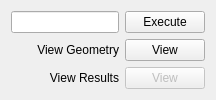
     <widget class="QWidget" name="gridLayoutWidget_3">
      <layout class="QGridLayout" name="gridLayout_3">
       <item row="0" column="0">
        <widget class="QLineEdit" name="command_input_lineEdit"/>
       </item>
       <item row="1" column="0">
        <widget class="QLabel" name="label_59">
         <property name="text">
          <string>View Geometry</string>
         </property>
         <property name="alignment">
          <set>Qt::AlignRight|Qt::AlignTrailing|Qt::AlignVCenter</set>
         </property>
        </widget>
       </item>
       <item row="1" column="1">
        <widget class="QPushButton" name="open_paraview_Button">
         <property name="text">
          <string>View</string>
         </property>
        </widget>
       </item>
       <item row="0" column="1">
        <widget class="QPushButton" name="pushButton">
         <property name="text">
          <string>Execute</string>
         </property>
        </widget>
       </item>
       <item row="2" column="0">
        <widget class="QLabel" name="label_61">
         <property name="text">
          <string>View Results</string>
         </property>
         <property name="alignment">
          <set>Qt::AlignRight|Qt::AlignTrailing|Qt::AlignVCenter</set>
         </property>
        </widget>
       </item>
       <item row="2" column="1">
        <widget class="QPushButton" name="view_result_button">
         <property name="enabled">
          <bool>false</bool>
         </property>
         <property name="text">
          <string>View</string>
         </property>
        </widget>
       </item>
      </layout>
     </widget>
